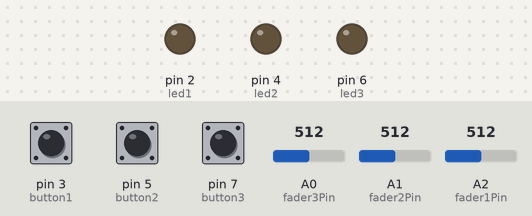
The sketch below on a simulated Arduino Leonardo, built with avr-gcc and run on an emulated ATmega32U4. Parts: output pins drawn as LEDs (lit = HIGH). Dashed ring = blinking. The test bench sets the inputs (shaded band); at power-on: pin 3 (button1) HIGH, pin 5 (button2) HIGH, pin 7 (button3) HIGH, A0 (fader3Pin) = 512, A1 (fader2Pin) = 512, A2 (fader1Pin) = 512. USB keyboard and mouse output is not drawn; what the sketch prints to the serial monitor is not drawn.

Above: at 1.2 s.
1.3 s: pin 3 (button1) pulled LOW for 1 s
At 1.42 s:
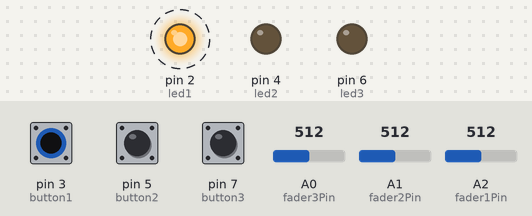
3.8 s: pin 5 (button2) pulled LOW for 3.2 s
At 8.0 s:
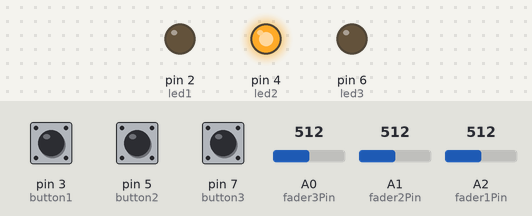
8.5 s: pin 7 (button3) pulled LOW for 0.15 s
At 8.9 s:
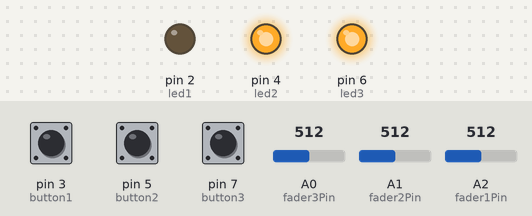
10.1 s: pin 3 (button1) pulled LOW for 0.15 s
At 11.3 s:
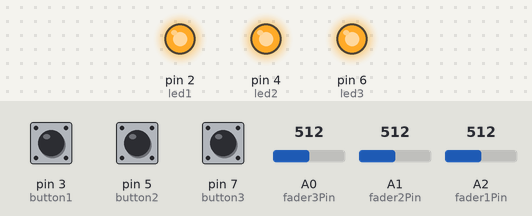
11.7 s: pin 5 (button2) pulled LOW for 0.15 s
At 12.5 s:
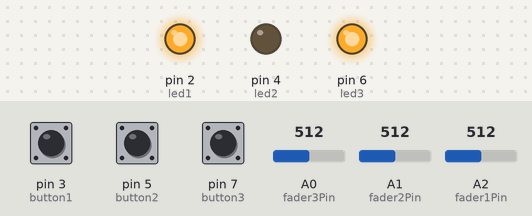
13.3 s: pin 3 (button1) pulled LOW for 0.15 s
At 13.7 s:
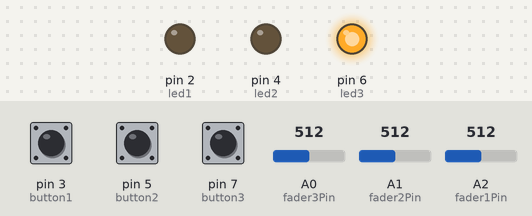
Timing chart, 0 to 15.9 s (numbered marks = the images above; inputs shaded):
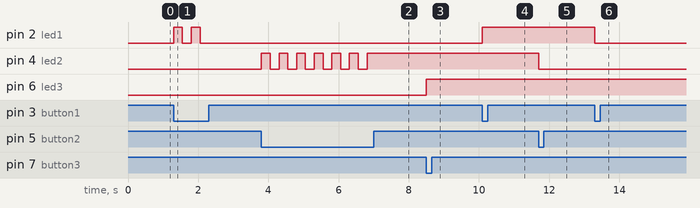

Measured:
- after the input at 1.3 s, pin 2 (led1): alternates HIGH for 0.25 s and LOW for 0.25 s, 4 changes in all, then stays LOW, starting at once
- after the input at 3.8 s, pin 4 (led2): alternates HIGH for 0.25 s and LOW for 0.25 s, 13 changes in all, then stays HIGH, starting at once
- after the input at 8.5 s, pin 6 (led3): LOW → HIGH at once
- after the input at 10.1 s, pin 2 (led1): LOW → HIGH at once
- after the input at 11.7 s, pin 4 (led2): HIGH → LOW at once
- after the input at 13.3 s, pin 2 (led1): HIGH → LOW at once

The sketch:

volctl.ino
```cpp
#include <HID-Project.h>
#include <HID-Settings.h>

// pins
int fader1Pin = A2;
int fader2Pin = A1;
int fader3Pin = A0;

int led1 = 2;      // select the pin for the LED
int led2 = 4;      // select the pin for the LED
int led3 = 6;      // select the pin for the LED

int button1 = 3;
int button2 = 5;
int button3 = 7;

//last press times
unsigned long b1LastPush = 0;
unsigned long b2LastPush = 0;
unsigned long b3LastPush = 0;

//delay time
int pressDelay = 250;

//current states
bool led1state = LOW;
bool led2state = LOW;
bool led3state = LOW;
int vol1 = 0;
int vol2 = 0;
int vol3 = 0;
int vol1percent = 0;
int vol2percent = 0;
int vol3percent = 0;

void setup() {
    // declare the ledPin as an OUTPUT:
    pinMode(led1, OUTPUT);
    pinMode(led2, OUTPUT);
    pinMode(led3, OUTPUT);

    pinMode(button1, INPUT_PULLUP);
    pinMode(button2, INPUT_PULLUP);
    pinMode(button3, INPUT_PULLUP);

    Keyboard.begin();
}

void loop() {
    doVolume();

    unsigned long currentMillis = millis();

    if (!digitalRead(button1) && b1LastPush < currentMillis) {
        b1LastPush = currentMillis + pressDelay;
        // turn LED on:
        led1state = !led1state;
        digitalWrite(led1, led1state);
        Keyboard.write(KEY_F20);
    }

    if (!digitalRead(button2) && b2LastPush < currentMillis) {
        b2LastPush = currentMillis + pressDelay;
        // turn LED on:
        led2state = !led2state;
        digitalWrite(led2, led2state);
        Keyboard.write(MEDIA_PLAY_PAUSE);
    }

    if (!digitalRead(button3) && b3LastPush < currentMillis) {
        b3LastPush = currentMillis + pressDelay;
        // turn LED on:
        led3state = !led3state;
        digitalWrite(led3, led3state);
        Keyboard.write(KEY_F13);
    }
}

void doVolume() {

    //Master Vol
    int vol = analogRead(fader1Pin);
    int newvolpercent = ((float)vol / 1024.0) * 150;
    // Serial.println(newvolpercent);
    if (vol1percent != newvolpercent)
    {
        vol1percent = newvolpercent;
        if(vol1 < vol1percent)
        {
            while (vol1 < vol1percent)
            {
                Keyboard.write(KEY_F18);
                vol1 += 3;
                delay(1);
            }
        } else if (vol1 > vol1percent)
        {
            while (vol1 > vol1percent)
            {
                Keyboard.write(KEY_F19);
                vol1 -= 3;
                delay(1);
            }
        }
    }

    //Music Vol
    vol = analogRead(fader2Pin);
    newvolpercent = ((float)vol / 1024.0) * 100;
    Serial.println(newvolpercent);
    if (vol2percent != newvolpercent)
    {
        vol2percent = newvolpercent;
        if(vol2 < vol2percent)
        {
            while (vol2 < vol2percent)
            {
                Keyboard.write(KEY_F16);
                vol2 += 3;
                delay(1);
            }
        } else if (vol2 > vol2percent)
        {
            while (vol2 > vol2percent)
            {
                Keyboard.write(KEY_F17);
                vol2 -= 3;
                delay(1);
            }
        }
    }

    //Mic Vol
    vol = analogRead(fader3Pin);
    newvolpercent = ((float)vol / 1024.0) * 100;
    Serial.println(newvolpercent);
    if (vol3percent != newvolpercent)
    {
        vol3percent = newvolpercent;
        if(vol3 < vol3percent)
        {
            while (vol3 < vol3percent)
            {
                Keyboard.write(KEY_F14);
                vol3 += 3;
                delay(1);
            }
        } else if (vol3 > vol3percent)
        {
            while (vol3 > vol3percent)
            {
                Keyboard.write(KEY_F15);
                vol3 -= 3;
                delay(1);
            }
        }
    }
}
```
